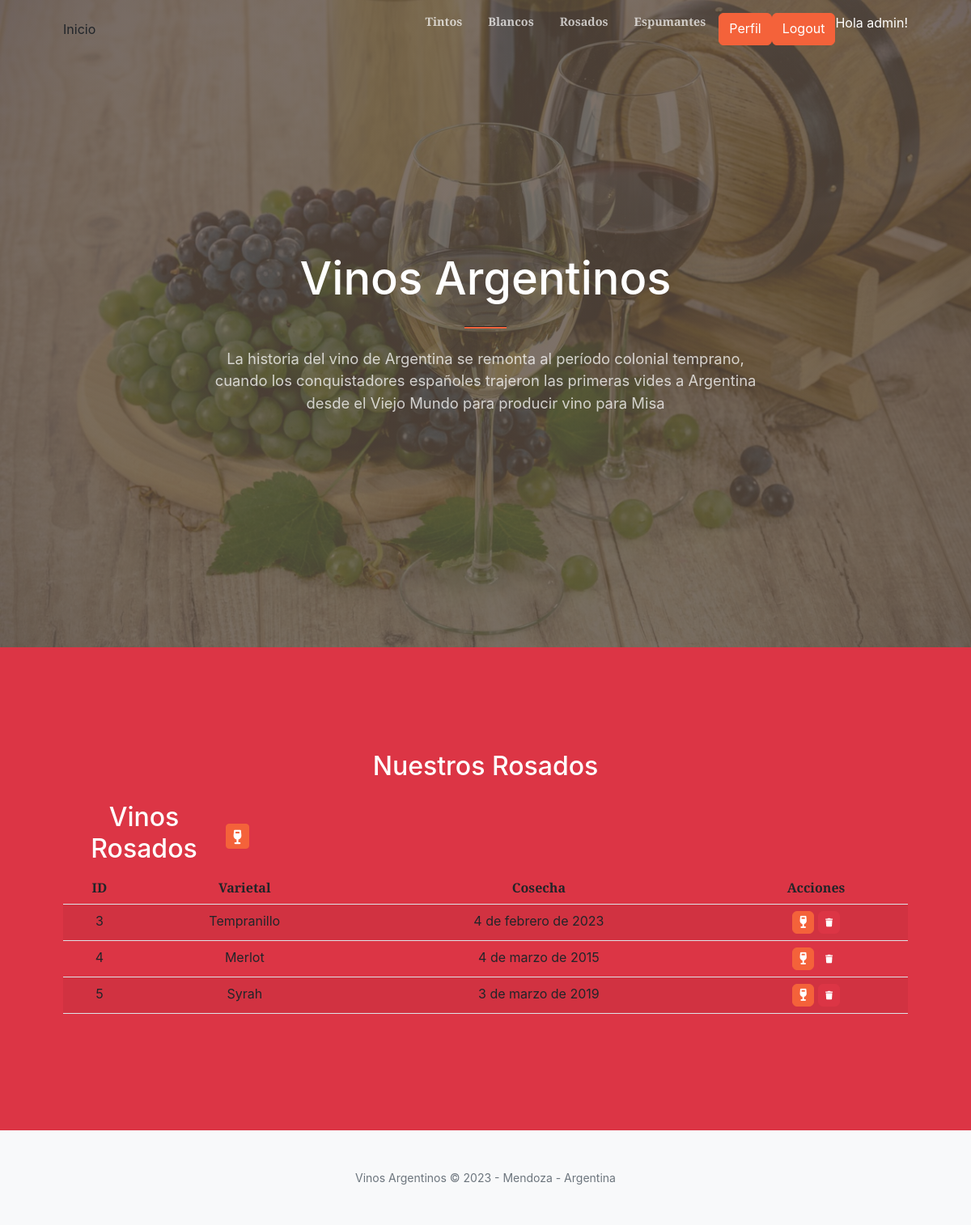
The app's page /vinos_rosados/ (signed in) with its own data.
### winesapp/models.py (models this page shows, shortened)
class vinos_rosados(models.Model):
    varietal = models.CharField(max_length=50)
    cosecha = models.DateField()

### winesapp/views.py (the view)
# urls.py: path('vinos_rosados/', vinos_rosadosList.as_view(), name="vinos_rosados"),
class vinos_rosadosList(ListView):
    model = vinos_rosados

### winesapp/templates/winesapp/vinos_rosados_list.html (shortened to what this page needs)
{% extends 'winesapp/index.html' %}
{% load static  %}
{% block contenido %}
<section class="page-section bg-danger text-white">
    <div class="container px-4 px-lg-5 text-center">
        <h2 class="mb-4">Nuestros Rosados </h2>
       <table>
          <tr>
              <td width="200"><h2>Vinos Rosados</h2></td>
              <td>
                  <a
                  href="{% url 'create_vino_rosado' %}"
                  class="btn btn-primary btn-sm"
                  >
                  </a>
              </td>
          </tr>
        </table>
        <table class="table table-striped">
         <thead>
             <tr>
                 <th>ID</th>
                 <th>Varietal</th>
                 <th>Cosecha</th>
                 <th>Acciones</th>
             </tr>
         </thead>
         <tbody>
         {% for rosado in vinos_rosados_list %}
         <tr>
             <td>{{ rosado.id }}</td>
             <td>{{ rosado.varietal }}</td>
             <td>{{ rosado.cosecha }}</td>
             <td>
                    <a
                    href="#"
                    class="btn btn-primary"
                    style="--bs-btn-padding-y: .25rem; --bs-btn-padding-x: .5rem; --bs-btn-font-size: .75rem;"
                    >
                    </a>
                    <a
                   href="#"
                   class="btn btn-danger"
                   style="--bs-btn-padding-y: .25rem; --bs-btn-padding-x: .5rem; --bs-btn-font-size: .75rem;"
                   >
                 </a>
               </td>
         </tr>
         {% endfor %}
         </tbody>
     </table>
     </div>
 </section>
{% endblock contenido %}

### winesapp/templates/winesapp/index.html (shortened to what this page needs)
<!DOCTYPE html>
<html lang="en">
    <head>
        {% load static %}
        <link href="https://cdn.jsdelivr.net/npm/bootstrap-icons@1.5.0/font/bootstrap-icons.css" rel="stylesheet" />
        <link rel="stylesheet" href="https://cdnjs.cloudflare.com/ajax/libs/font-awesome/6.4.0/css/all.min.css">
        <link href="https://cdnjs.cloudflare.com/ajax/libs/SimpleLightbox/2.1.0/simpleLightbox.min.css" rel="stylesheet" />
        <link href="{% static 'winesapp/css/styles.css' %}" rel="stylesheet" />
    </head>
    <body id="page-top">
        <nav class="navbar navbar-expand-lg navbar-light fixed-top py-3" id="mainNav">
            <div class="container px-4 px-lg-5">
                <a class="nav-link" class="navbar-brand" href="#page-top"> Inicio </a>
                {% if user.is_authenticated %}
                <div class="collapse navbar-collapse" id="navbarResponsive">
                    <ul class="navbar-nav ms-auto my-2 my-lg-0">
                        <li class="nav-item"><a class="nav-link" class="navbar-brand" href="{% url 'vinos_tintos' %}"> Tintos </a></li>
                        <li class="nav-item"><a class="nav-link" class="navbar-brand" href="{% url 'vinos_blancos' %}"> Blancos </a></li>
                        <li class="nav-item"><a class="nav-link" class="navbar-brand" href="{% url 'vinos_rosados' %}"> Rosados </a></li>
                        <li class="nav-item"><a class="nav-link" class="navbar-brand" href="{% url 'vinos_espumantes' %}"> Espumantes </a></li>
                        <a class="btn btn-primary" href="{% url 'editar_perfil' %}">Perfil</a>
                        <a class="btn btn-primary" href="{% url 'logout' %}">Logout</a>
                        <p style="color:White">Hola {{user.username}}!</p>
                {% else %}
                <a class="btn btn-success" href="{% url 'registro' %}">Registro</a>
                <a class="btn btn-primary" href="{% url 'login' %}">Login</a>
                {% endif %}
                    </ul>
                </div>
            </div>
        </nav>
        <header class="masthead">
            <div class="container px-4 px-lg-5 h-100">
                <div class="row gx-4 gx-lg-5 h-100 align-items-center justify-content-center text-center">
                    <div class="col-lg-8 align-self-end">
                        <h1 class="text-white font-weight-bold">Vinos Argentinos</h1>
                        <hr class="divider" />
                    </div>
                    <div class="col-lg-8 align-self-baseline">
                        <p class="text-white-75 mb-5">
                            La historia del vino de Argentina se remonta al período colonial temprano, cuando los conquistadores españoles trajeron las primeras vides a Argentina desde el Viejo Mundo para producir vino para Misa</p>
                    </div>
                </div>
            </div>
        </header>
        {% block contenido %}
        {% endblock contenido %}
        <footer class="bg-light py-5">
            <div class="container px-4 px-lg-5"><div class="small text-center text-muted">Vinos Argentinos &copy; 2023 - Mendoza - Argentina</div></div>
        </footer>
    </body>
</html>

### records on screen
vinos_rosados: id "3", varietal "Tempranillo", cosecha "4 de febrero de 2023"
vinos_rosados: id "4", varietal "Merlot", cosecha "4 de marzo de 2015"
vinos_rosados: id "5", varietal "Syrah", cosecha "3 de marzo de 2019"

### other values on screen
{{ user.username }} "admin"
